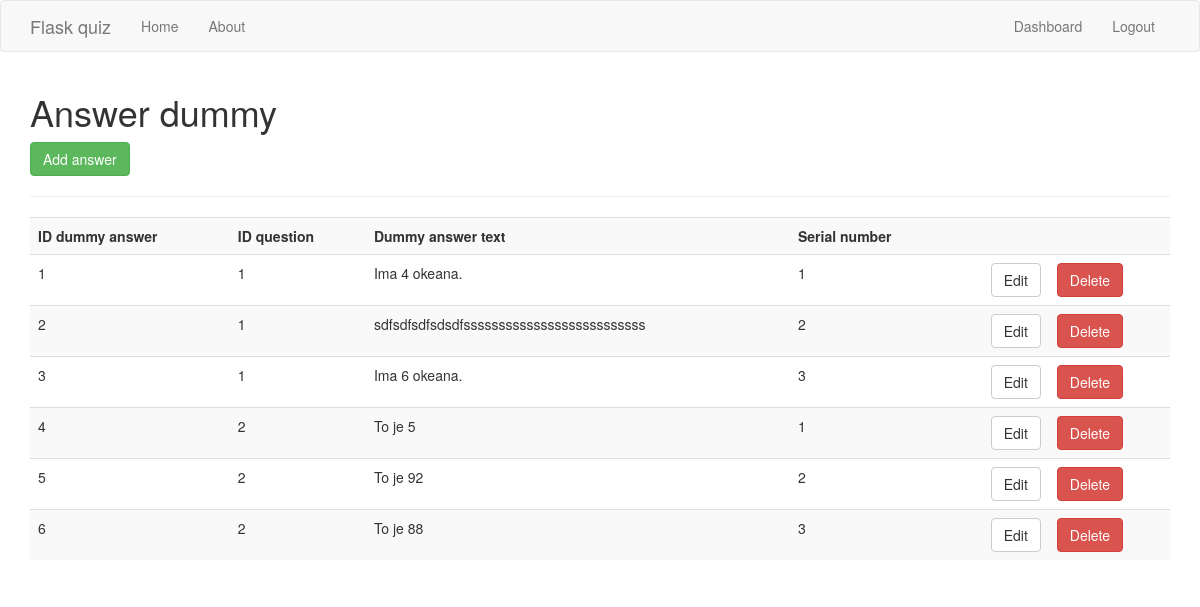
/answerdummy (signed in), run on an earlier commit of the app's database.
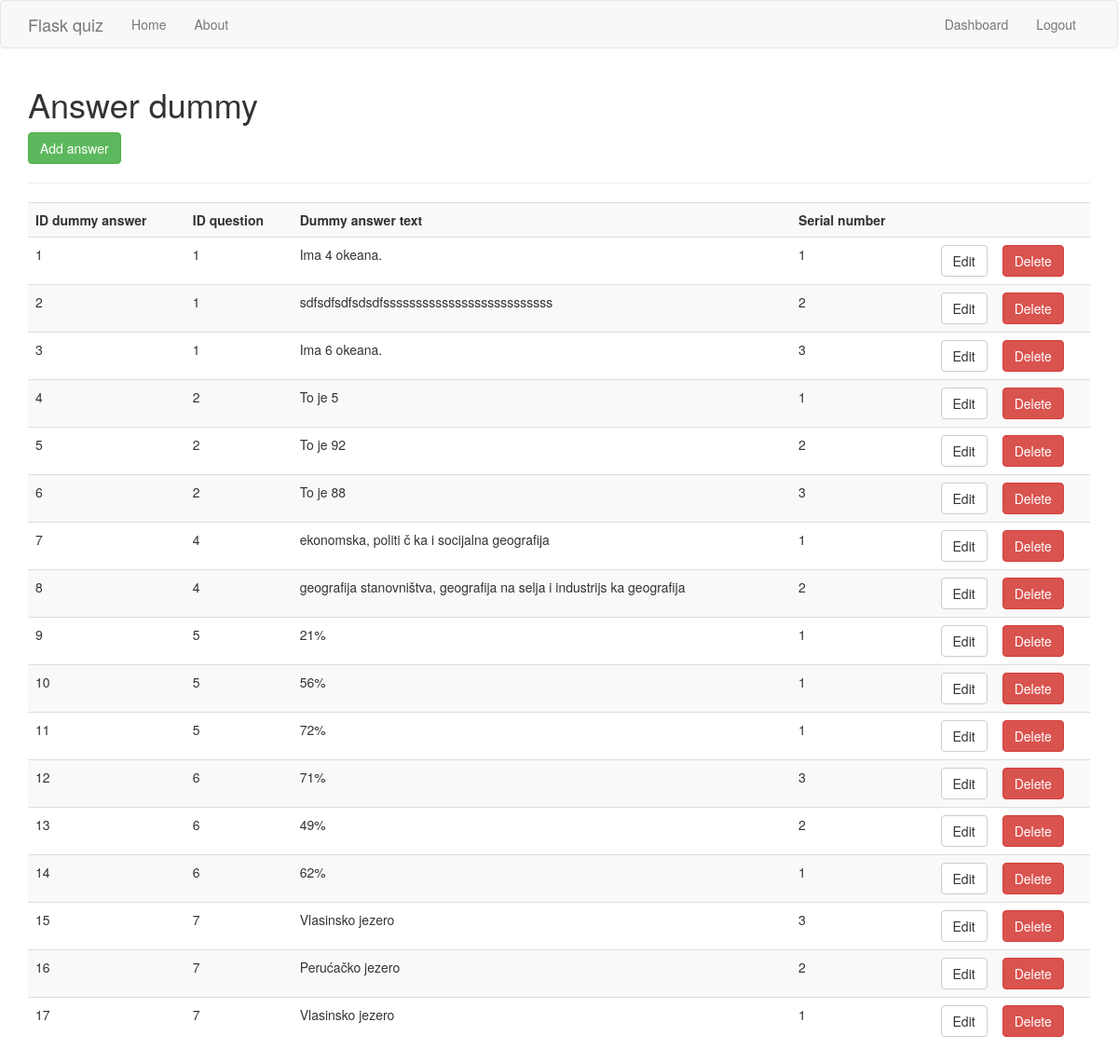
And on a later commit of the database.
### app/models.py (models this page shows)
class DummyAnswer(db.Model):
    id_dummy_answer = db.Column(db.Integer, primary_key=True)
    id_question = db.Column(db.Integer, db.ForeignKey('question.id_question'))
    dummy_answer_text =  db.Column(db.String(256))
    serial_number = db.Column(db.Integer)

### app/routes.py (the view)
@app.route('/answerdummy', methods=['GET', 'POST'])
@is_logged_in
def answerdummy():
    try:
        conn = sqlite3.connect("quiz.db")
    except Error as e:
        print(e)
    cur = conn.cursor()
    result = cur.execute("SELECT * FROM dummy_answer")
    answerds = cur.fetchall()
    if result:
        return render_template('answerdummy.html', answerds=answerds)
    else:
        msg = 'No answer dummy found'
        return render_template('dashboard.html', msg=msg)
    cur.close()

### app/routes.py (called while the page is built)
def is_logged_in(f):
    @wraps(f)
    def wrap(*args, **kwargs):
        if 'logged_in' in session:
            return f(*args, **kwargs)
        else:
            flash('Unauthorized, Please login', 'danger')
            return redirect(url_for('login'))
    return wrap

### app/templates/answerdummy.html (shortened to what this page needs)
{% extends "layout.html" %}
{% block body %}
  <h1>Answer dummy</h1>
  <a class="btn btn-success" href="/answerdummy_add">Add answer</a>
  <hr>
  <table class="table table-striped">
    <tr>
      <th>ID dummy answer</th>
      <th>ID question</th>
      <th>Dummy answer text</th>
      <th>Serial number</th>
      <th></th>
      <th></th>
    </tr>
    {% for answerd in answerds %}
      <tr>
        <td>{{answerd[0]}}</td>
        <td>{{answerd[1]}}</td>
        <td>{{answerd[2]}}</td>
        <td>{{answerd[3]}}</td>
        <td><a href="answerdummy_edit/{{answerd[0]}}" class="btn btn-default pull-right">Edit</a></td>
        <td>
          <form action="{{url_for('answerdummy_delete', id=answerd[0])}}" method="post">
            <input type="submit" value="Delete" class="btn btn-danger">
          </form>
        </td>
      </tr>
    {% endfor %}
  </table>
{% endblock %}

What changed in the data, as far as the page shows it:
added DummyAnswer: id_dummy_answer "7", id_question "4", dummy_answer_text "ekonomska, politi č ka i socijalna geografija", serial_number "1"
added DummyAnswer: id_dummy_answer "8", id_question "4", dummy_answer_text "geografija stanovništva, geografija na selja i industrijs ka geografija", serial_number "2"
added DummyAnswer: id_dummy_answer "9", id_question "5", dummy_answer_text "21%", serial_number "1"
added DummyAnswer: id_dummy_answer "10", id_question "5", dummy_answer_text "56%", serial_number "1"
added DummyAnswer: id_dummy_answer "11", id_question "5", dummy_answer_text "72%", serial_number "1"
added DummyAnswer: id_dummy_answer "12", id_question "6", dummy_answer_text "71%", serial_number "3"
added DummyAnswer: id_dummy_answer "13", id_question "6", dummy_answer_text "49%", serial_number "2"
added DummyAnswer: id_dummy_answer "14", id_question "6", dummy_answer_text "62%", serial_number "1"
added DummyAnswer: id_dummy_answer "15", id_question "7", dummy_answer_text "Vlasinsko jezero", serial_number "3"
added DummyAnswer: id_dummy_answer "16", id_question "7", dummy_answer_text "Perućačko jezero", serial_number "2"
added DummyAnswer: id_dummy_answer "17", id_question "7", dummy_answer_text "Vlasinsko jezero", serial_number "1"
